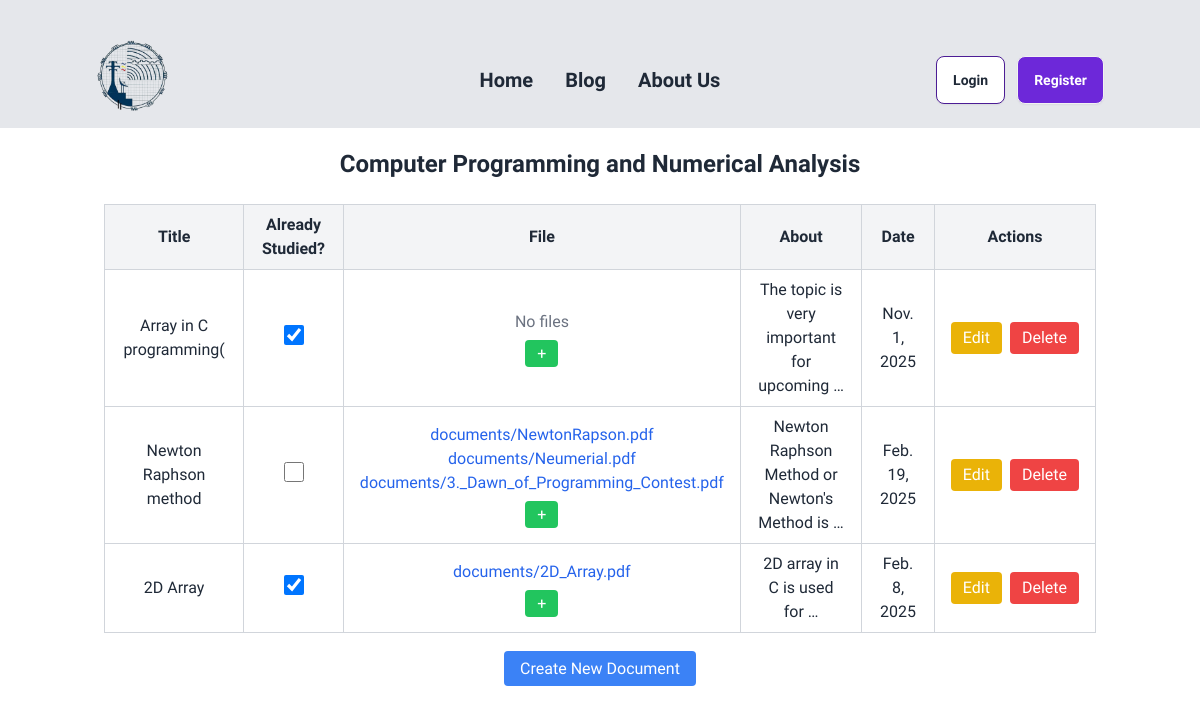
Page /my_note/courses/3/ on the committed database.
### courses/models.py (models this page shows)
class Course(models.Model):
    name = models.CharField(max_length=200)
    code = models.CharField(max_length=20)
    semester = models.ForeignKey(Semester, on_delete=models.CASCADE, related_name='courses')
    def __str__(self):
        return self.name

### documents/models.py (models this page shows, shortened)
class My_Document(models.Model):
    title = models.CharField(max_length=100)
    already_studied = models.BooleanField(default=False)
    date = models.DateField(auto_now=False, auto_now_add=False)
    about = models.TextField()
    video = models.URLField(max_length=1000)
    course = models.ForeignKey(Course, on_delete=models.CASCADE, related_name='my_documents')

class DocumentFile(models.Model):
    document = models.ForeignKey(My_Document, on_delete=models.CASCADE, related_name='files')
    file = models.FileField(upload_to='documents/')  # PDF or image

### my_note/views.py (the view, shortened to what this page needs)
# urls.py: path('courses/<int:course_id>/', views.my_course_detail, name='my_course_detail'),
def my_course_detail(request, course_id):
    course = get_object_or_404(Course, pk=course_id)
    documents = course.my_documents.all()
    return render(request, 'course_detail.html', {'course': course, 'documents': documents})

### my_note/templates/course_detail.html (shortened to what this page needs)
{% extends "base1.html" %}
{% block content %}
<div class="container mx-auto mt-5 px-4">
    <h2 class="text-center text-2xl font-bold mb-6">{{ course }}</h2>
    <div class="overflow-x-auto">
        <table class="w-full border border-collapse border-gray-300 text-sm sm:text-base">
            <thead>
                <tr class="bg-gray-100 border border-gray-300">
                    <th class="border border-gray-300 px-4 py-2">Title</th>
                    <th class="border border-gray-300 px-4 py-2">Already Studied?</th>
                    <th class="border border-gray-300 px-4 py-2">File</th>
                    <th class="border border-gray-300 px-4 py-2">About</th>
                    <th class="border border-gray-300 px-4 py-2">Date</th>
                    <th class="border border-gray-300 px-4 py-2">Actions</th>
                </tr>
            </thead>
            <tbody>
                {% for document in documents %}
                <tr class="border border-gray-300 text-center">
                    <td class="border border-gray-300 px-4 py-2">{{ document.title }}</td>
                    <td class="border border-gray-300 px-4 py-2">
                        <form method="POST" class="inline-block">
                            <input
                                type="checkbox"
                                name="already_studied"
                                class="h-5 w-5 text-blue-500"
                                {% if document.already_studied %}checked{% endif %}
                                onclick="this.form.submit();"
                            >
                        </form>
                    </td>
                    <td class="border border-gray-300 px-4 py-2">
                        {% if document.files.exists %}
                            {% for file in document.files.all %}
                                <a href="{{ file.file.url }}" class="text-blue-600 hover:underline">{{ file.file.name }}</a><br>
                            {% endfor %}
                            <div class="pt-2">
                                <a href="{% url 'upload_document_file' document.id %}" class="bg-green-500 text-white px-3 py-1 rounded">+</a>
                            </div>
                        {% else %}
                            <p class="text-gray-500 inline-block whitespace-nowrap">No files</p>
                            <div class="pt-2">
                                <a href="{% url 'upload_document_file' document.id %}" class="bg-green-500 text-white px-3 py-1 rounded">+</a>
                            </div>
                        {% endif %}
                    </td>
                    <td class="border border-gray-300 px-4 py-2">{{ document.about | truncatewords:7}}</td>
                    <td class="border border-gray-300 px-4 py-2">{{ document.date }}</td>
                    <td class="border border-gray-300 px-4 py-2">
                        <div class="flex justify-center gap-2">
                            <a href="{% url 'edit_document' document.id %}" class="bg-yellow-500 text-white px-3 py-1 rounded">Edit</a>
                            <a href="{% url 'delete_document' course_id=document.course.id id=document.id %}" class="bg-red-500 text-white px-3 py-1 rounded">Delete</a>
                        </div>
                    </td>
                </tr>
                {% endfor %}
            </tbody>
        </table>
    </div>
    <div class="text-center mt-6">
        <a href="{% url 'create_document' course.id %}" class="bg-blue-500 text-white px-4 py-2 rounded">Create New Document</a>
    </div>
</div>
{% endblock %}

### templates/base1.html (style rules this page uses)
.sora-font { font-family: "Sora", serif; font-optical-sizing: auto; }

### rows in the picture
Course: name "Computer Programming and Numerical Analysis"
My_Document: title "Array in C programming(", already_studied "☑", shows "No files", about "The topic is very important for upcoming …", date "Nov. 1, 2025"
My_Document: title "Newton Raphson method", about "Newton Raphson Method or Newton's Method is …", date "Feb. 19, 2025"
DocumentFile: file.name "documents/NewtonRapson.pdf"
DocumentFile: file.name "documents/Neumerial.pdf"
DocumentFile: file.name "documents/3._Dawn_of_Programming_Contest.pdf"
My_Document: title "2D Array", already_studied "☑", about "2D array in C is used for …", date "Feb. 8, 2025"
DocumentFile: file.name "documents/2D_Array.pdf"
